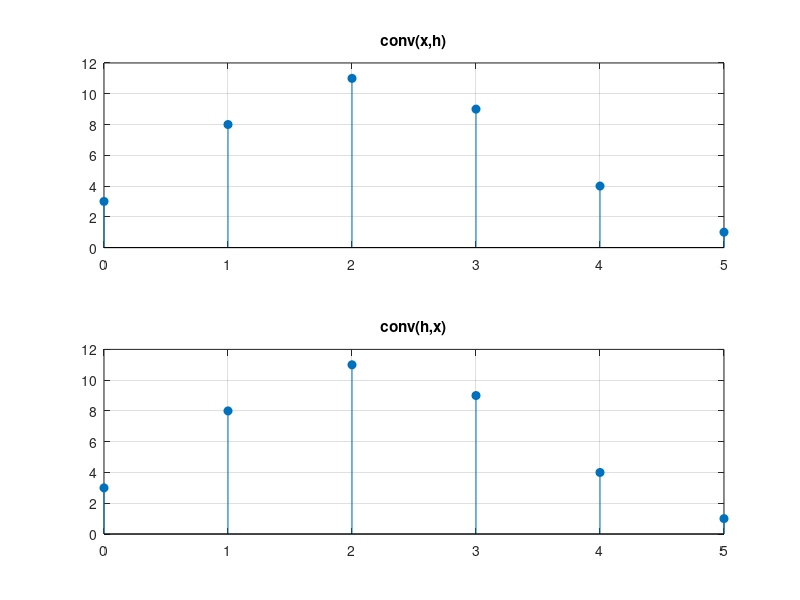

This chart was generated by the following MATLAB code:
x = [3 2 1];
h = [1 2 2 1];



y1 = conv(x, h);
y2 = conv(h, x);
% ordem trocada

disp('y1 = '); disp(y1)
disp('y2 = '); disp(y2)
disp('Sao iguais? '); disp(isequal(y1, y2))



figure(2);
subplot(2,1,1); stem(0:length(y1)-1, y1,'filled');

title('conv(x,h)'); grid on;
subplot(2,1,2); stem(0:length(y2)-1, y2,'filled');

title('conv(h,x)'); grid on;
